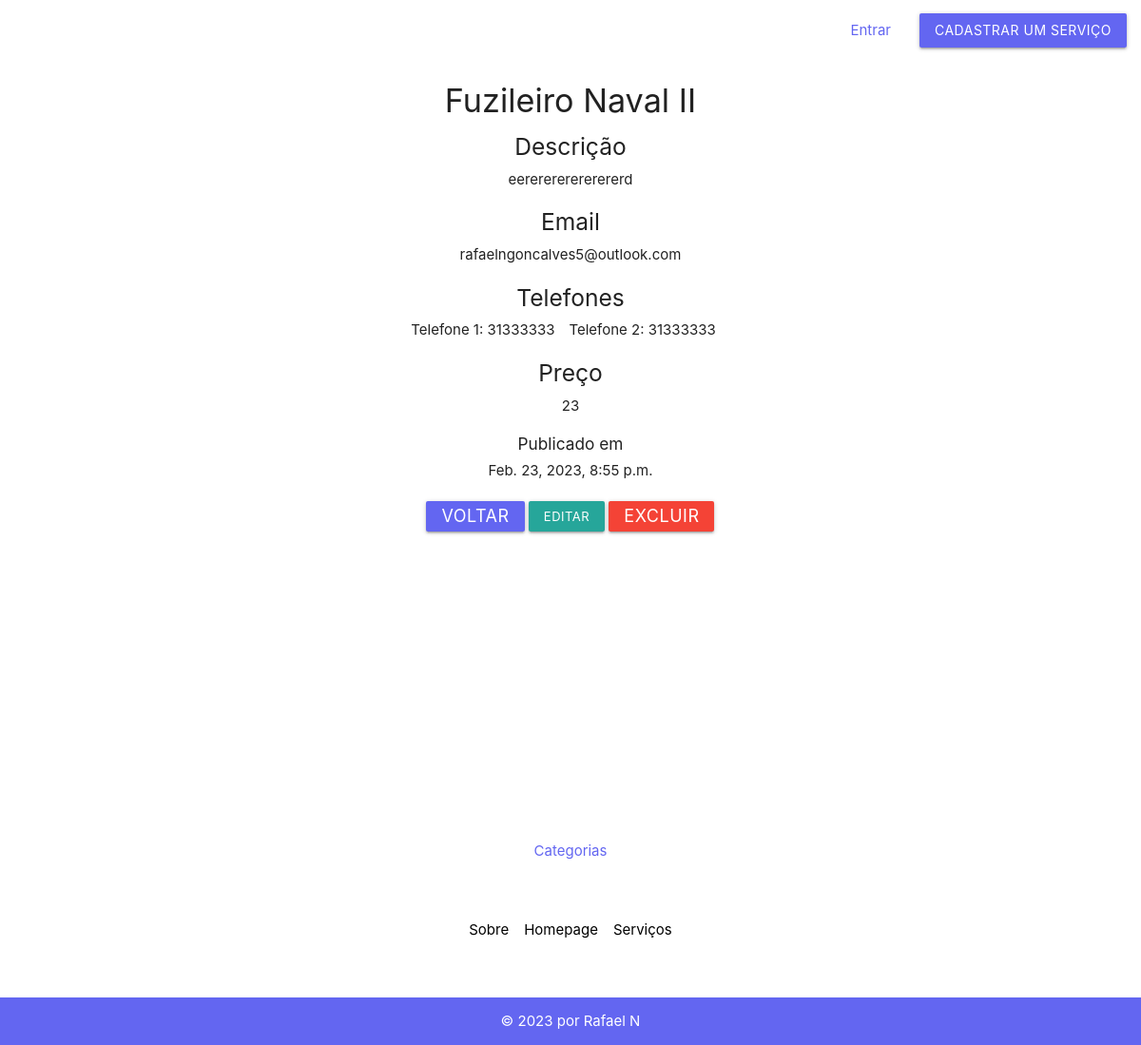
The page /servicosapp/servicos/4/detalhes/ on the database its author committed.
### servicosapp/models.py (models this page shows)
class Servico(models.Model):
    id_servico = models.AutoField(primary_key=True)
    fk_usuario = models.ForeignKey(auth_user, on_delete=models.DO_NOTHING, null=True)
    fk_categoria = models.ForeignKey(Categoria, on_delete=models.CASCADE, null=True)
    titulo = models.CharField(max_length=150, null=False)
    descricao = models.CharField(max_length=150, default=None)
    email = models.CharField(max_length=150, null=False)
    telefone_1 = models.CharField(max_length=50, null=True)
    telefone_2 = models.CharField(max_length=50, null=True)
    preco = models.IntegerField(default=0, null=True)
    data_pub = models.DateTimeField("Data de publicação", default=django.utils.timezone.now, null=True)
    def __str__(self):
        return self.titulo

### servicosapp/views.py (the view)
# urls.py: path('servicos/<int:pk>/detalhes/', views.DetailView.as_view(), name="detalhes_servicos"),
class DetailView(generic.DetailView):
    model = Servico
    template_name = 'servicosapp/servicos/detalhes.html'

### servicosapp/templates/servicosapp/servicos/detalhes.html (shortened to what this page needs)
{% extends 'base.html' %}
{% block content %}
<div class="container servico-container">
    <ul>
        <h4>{{ servico }}</h4>
        <div class="row">
            <h5>Descrição</h5>
            <li>{{ servico.descricao }}</li>
        </div>
        <div class="row">
            <h5>Email</h5>
            <li>{{ servico.email }}</li>
        </div>
        <h5>Telefones</h5>
        <div class="row" style="display: flex; gap: 1em;">
            <li>Telefone 1: {{ servico.telefone_1 }}</li>
            <li>Telefone 2: {{ servico.telefone_2 }}</li>
        </div>
        <div class="row">
            <h5>Preço</h5>
            <li>{{ servico.preco }}</li>
        </div>
        <div class="row">
            <h6>Publicado em</h6>
            <li>{{ servico.data_pub }}</li>
        </div>
        <button class="waves-effect waves-light btn-small" onclick="history.back()">Voltar</button>
        <a href="/servicosapp/servicos/{{ servico.id_servico }}/editar/" class="waves-effect waves-light btn-small">Editar</a>
        <button id="excluir-btn" class="waves-effect waves-light btn-small red">Excluir</button>
    </ul>
</div>
{% endblock content %}

### servicosapp/static/servicosapp/stylesheet.css (style rules this page uses)
* { box-sizing: border-box; padding: 0; margin: 0; }
body { background-color: var(--primary-color); }
body button, .login-btn { background-color: var(--accent-color) !important; }
body a { color: var(--accent-color); }
body button { font-size: larger !important; }
.servico-container { display: flex; justify-content: center; text-align: center; gap: 4em; }

### rows shown on the page
Servico: titulo "Fuzileiro Naval II", descricao "eererererererererd", email "rafaelngoncalves5@outlook.com", telefone_1 "31333333", telefone_2 "31333333", preco "23", data_pub "Feb. 23, 2023, 8:55 p.m."
